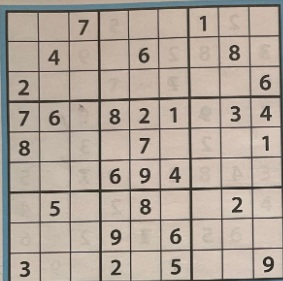
#> input picture DeepLearning/CNN/sudoku.jpg, 283 x 281 px
$ jupyter execute --allow-errors sudoku.ipynb
#> lines starting #> are read from the running program, lines starting #| are printed output that depends on the picture; after the words box and inside, x2 and y2 are one past the last pixel; in counts of white or black regions, pixels touching at a corner belong together
[cell 1]
import cv2
import numpy as np
import matplotlib.pyplot as plt

# [5 lines left out: function mostrar, not called in this run]

# 1. Cargar imagen
img = cv2.imread('sudoku.jpg')
#> img is the input picture: shape (281, 283, 3); mean B, G, R 154.2, 165.4, 177.4
img_original = img.copy()
gray = cv2.cvtColor(img, cv2.COLOR_BGR2GRAY)

# 2. Preprocesar: desenfoque + umbral adaptativo
blur = cv2.GaussianBlur(gray, (7, 7), 3)
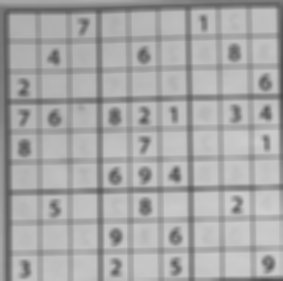
#> blur: shape (281, 283); min 77, max 207, mean 167.8
thresh = cv2.adaptiveThreshold(blur, 255,
                                cv2.ADAPTIVE_THRESH_GAUSSIAN_C,
                                cv2.THRESH_BINARY_INV, 11, 2)
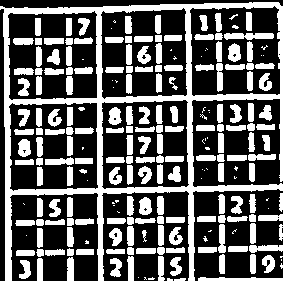
#> thresh: shape (281, 283); 36.6% white; 226 white regions (51 under 20 px)

# 3. Encontrar contornos
contornos, _ = cv2.findContours(thresh, cv2.RETR_EXTERNAL, cv2.CHAIN_APPROX_SIMPLE)
#> contornos = 112 contours, 35 with area under 20; largest, box (x1, y1, x2, y2) and area: (0, 2, 283, 281) 45639, (198, 277, 283, 281) 185, (139, 197, 152, 215) 164, (249, 245, 283, 253) 159, (169, 227, 183, 245) 145

# 4. Filtrar el contorno más grande (debería ser el tablero)
contorno_tablero = max(contornos, key=cv2.contourArea)
#> contorno_tablero = contour of 304 points, box (x1, y1, x2, y2) (0, 2, 283, 281), area 45639

# 5. Aproximar el contorno a un polígono (idealmente un cuadrado)
peri = cv2.arcLength(contorno_tablero, True)
#> peri = 1871.6
approx = cv2.approxPolyDP(contorno_tablero, 0.02 * peri, True)
#> approx = contour of 15 points, box (x1, y1, x2, y2) (0, 2, 283, 281), area 45408

if len(approx) == 4:
    pts = approx.reshape(4, 2)

    # Ordenar puntos: superior izq, superior der, inf der, inf izq
    # [10 lines left out: function ordenar_puntos, not called in this run]

    pts_ordenados = ordenar_puntos(pts)

    # 6. Transformación de perspectiva
    lado = 450
    destino = np.array([[0, 0], [lado-1, 0], [lado-1, lado-1], [0, lado-1]], dtype="float32")
    M = cv2.getPerspectiveTransform(pts_ordenados, destino)
    warp = cv2.warpPerspective(img_original, M, (lado, lado))

    mostrar(warp, titulo='Tablero de Sudoku enderezado')
else:
    print("No se detectó un tablero cuadrado.")

Hay algunos problemas con la imagen, posibles soluciones serían:

    Conversión a escala de grises

    Ecualización del histograma

    Binarización más robusta (con cv2.THRESH_OTSU)

    Filtrado más riguroso de contornos

[cell 2]
import cv2
import numpy as np
import matplotlib.pyplot as plt

# Ruta a tu imagen
image_path = "sudoku.jpg"
img = cv2.imread(image_path)
img_original = img.copy()

# Escala de grises y ecualización
gray = cv2.cvtColor(img, cv2.COLOR_BGR2GRAY)
gray_eq = cv2.equalizeHist(gray)
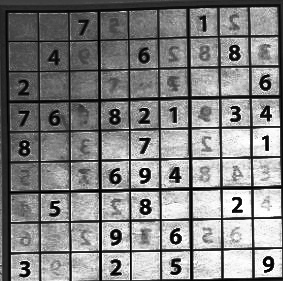
#> gray_eq: shape (281, 283); min 0, max 255, mean 130
blur = cv2.GaussianBlur(gray_eq, (7, 7), 0)
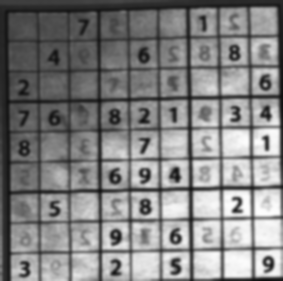
#> blur: shape (281, 283); min 14, max 254, mean 130.1

# Binarización adaptativa con Otsu
_, thresh = cv2.threshold(blur, 0, 255, cv2.THRESH_BINARY_INV + cv2.THRESH_OTSU)
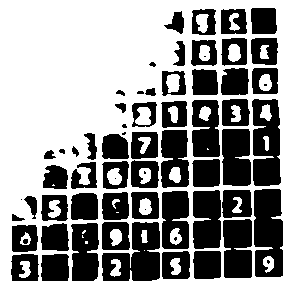
#> thresh: shape (281, 283); 55.2% white; 66 black regions (11 under 20 px)

# Buscar contornos
contours, _ = cv2.findContours(thresh, cv2.RETR_EXTERNAL, cv2.CHAIN_APPROX_SIMPLE)
#> contours = 11 contours, 6 with area under 20; largest, box (x1, y1, x2, y2) and area: (0, 0, 283, 281) 71076, (263, 256, 274, 273) 112, (110, 259, 121, 277) 106, (19, 261, 31, 278) 106, (141, 230, 148, 243) 52

# Detectar el contorno cuadrado más grande
max_contour = None
max_area = 0
for cnt in contours:
    peri = cv2.arcLength(cnt, True)
    approx = cv2.approxPolyDP(cnt, 0.02 * peri, True)
    if len(approx) == 4 and cv2.contourArea(cnt) > max_area:
        max_area = cv2.contourArea(cnt)
        max_contour = approx
#> this loop made 11 passes
#> peri on passes 1, 2, 3, 4, 6, 9, 10, 11: 24.24, 58.63, 58.04, 48.04, 8.83, 33.66, 9.66, 1754.1
#> after the loop, max_area = 4

# Si se detecta correctamente el contorno
if max_contour is not None:
    pts = max_contour.reshape(4, 2)
#> pts = [[85, 241], [85, 243], [87, 243], [87, 241]]

    def ordenar_puntos(pts):
        suma = pts.sum(axis=1)
#> suma = [326, 328, 330, 328]
        resta = np.diff(pts, axis=1)
#> resta = [156, 158, 156, 154]
        ordenados = np.zeros((4, 2), dtype="float32")
        ordenados[0] = pts[np.argmin(suma)]
        ordenados[2] = pts[np.argmax(suma)]
        ordenados[1] = pts[np.argmin(resta)]
        ordenados[3] = pts[np.argmax(resta)]
        return ordenados

    pts_ordenados = ordenar_puntos(pts)
#> pts_ordenados = [[85, 241], [87, 241], [87, 243], [85, 243]]
    destino = np.array([[0, 0], [449, 0], [449, 449], [0, 449]], dtype="float32")
    M = cv2.getPerspectiveTransform(pts_ordenados, destino)
#> M = [[224.5, 1.71e-14, -19082.5], [8.36e-13, 224.5, -54104.5], [1.27e-16, 6.33e-17, 1]]
    warp = cv2.warpPerspective(img_original, M, (450, 450))


    # Mostrar el original

    plt.imshow(img)
    plt.title("Imagen original")
    plt.axis("off")
    plt.show()


    # Mostrar el resultado
    plt.imshow(cv2.cvtColor(warp, cv2.COLOR_BGR2RGB))

    plt.title("Tablero de Sudoku detectado y corregido")
    plt.axis("off")
    plt.show()
else:
    print("No se detectó un tablero cuadrado.")

Ahora necesitamos evaluar cada celda. Para ello tendremos que separarlas antes de detectar el valor en el interior

[cell 3]
import os
import cv2

# Crear carpeta para guardar las celdas
os.makedirs("celdas_sudoku", exist_ok=True)

# Dimensiones del tablero aplanado
alto_total, ancho_total = warp.shape[:2]
tam_celda_x = ancho_total // 9
tam_celda_y = alto_total // 9

# Cortar y guardar las 81 celdas
celdas = []
for fila in range(9):
    for col in range(9):
        x1 = col * tam_celda_x
        y1 = fila * tam_celda_y
        x2 = (col + 1) * tam_celda_x
        y2 = (fila + 1) * tam_celda_y
        celda = warp[y1:y2, x1:x2]

        # Convertir a escala de grises y ajustar tamaño (por ejemplo, 28x28)
        celda_gray = cv2.cvtColor(celda, cv2.COLOR_BGR2GRAY)
        celda_resized = cv2.resize(celda_gray, (28, 28), interpolation=cv2.INTER_AREA)

        # Guardar la celda
        nombre = f"celdas_sudoku/celda_{fila}_{col}.png"
        cv2.imwrite(nombre, celda_resized)

        celdas.append(celda_resized)
#> celda_gray: shape (50, 50); every value is 184
#> after the loop, celdas = 81 items

print(f"Guardadas {len(celdas)} celdas en la carpeta 'celdas_sudoku'")
#| Guardadas 81 celdas en la carpeta 'celdas_sudoku'

[cell 4]
# Parámetro: cuánto recortar del borde (5% por cada lado)
recorte_ratio = 0.05

# Cortar y guardar las celdas centradas
os.makedirs("celdas_recortadas", exist_ok=True)
celdas = []

for fila in range(9):
    for col in range(9):
        x1 = col * tam_celda_x
        y1 = fila * tam_celda_y
        x2 = (col + 1) * tam_celda_x
        y2 = (fila + 1) * tam_celda_y

        # Recorte interno para evitar bordes negros
        dx = int(tam_celda_x * recorte_ratio)
        dy = int(tam_celda_y * recorte_ratio)
        celda = warp[y1 + dy:y2 - dy, x1 + dx:x2 - dx]

        # Convertir a grises y escalar a 28x28
        celda_gray = cv2.cvtColor(celda, cv2.COLOR_BGR2GRAY)
        celda_resized = cv2.resize(celda_gray, (28, 28), interpolation=cv2.INTER_AREA)

        nombre = f"celdas_recortadas/celda_{fila}_{col}.png"
        cv2.imwrite(nombre, celda_resized)
        celdas.append(celda_resized)
#> celda: shape (46, 46, 3)
#> celda_gray: shape (46, 46); every value is 184

Seguimos teniendo problemas con el recorte de las celdas. Ahora tenemos dos opciones. O conseguir que la imagen esté más limpia, o binarizar. Imaginemos que no podemos tener acceso a la imagen original.

[cell 5]
import cv2
import numpy as np
import os
from matplotlib import pyplot as plt

# 🧱 Función que limpia y centra el dígito en la celda
def procesar_celda(celda_bgr):
    gray = cv2.cvtColor(celda_bgr, cv2.COLOR_BGR2GRAY)
    _, binarizada = cv2.threshold(gray, 0, 255, cv2.THRESH_BINARY_INV + cv2.THRESH_OTSU)

    contornos, _ = cv2.findContours(binarizada, cv2.RETR_EXTERNAL, cv2.CHAIN_APPROX_SIMPLE)

    if contornos:
        contorno = max(contornos, key=cv2.contourArea)
        x, y, w, h = cv2.boundingRect(contorno)

        recorte = binarizada[y:y+h, x:x+w]
        lado_max = max(w, h)
        lienzo = np.zeros((lado_max, lado_max), dtype=np.uint8)
        x_offset = (lado_max - w) // 2
        y_offset = (lado_max - h) // 2
        lienzo[y_offset:y_offset+h, x_offset:x_offset+w] = recorte

        final = cv2.resize(lienzo, (28, 28), interpolation=cv2.INTER_NEAREST)
    else:
        final = np.zeros((28, 28), dtype=np.uint8)

    return final

# ⚙️ Cortar celdas desde el tablero "warp"
def extraer_celdas(warp):
    alto_total, ancho_total = warp.shape[:2]
    tam_celda_x = ancho_total // 9
    tam_celda_y = alto_total // 9

    os.makedirs("celdas_procesadas", exist_ok=True)
    celdas = []

    for fila in range(9):
        for col in range(9):
            x1 = col * tam_celda_x
            y1 = fila * tam_celda_y
            x2 = (col + 1) * tam_celda_x
            y2 = (fila + 1) * tam_celda_y

            celda = warp[y1:y2, x1:x2]
            celda_limpia = procesar_celda(celda)

            nombre = f"celdas_procesadas/celda_{fila}_{col}.png"
            cv2.imwrite(nombre, celda_limpia)
            celdas.append(celda_limpia)
#> this loop made 9 passes
#> pass 1, in procesar_celda, `final = cv2.resize(lienzo, (28, 28), interpolation=cv2.INTER_NEAREST)`:
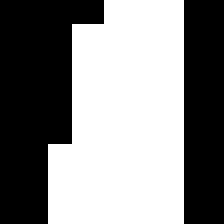
#> final: shape (28, 28) (shown 8 times larger); 52.3% white; 2 black regions, box (x1, y1, x2, y2) and area: (0, 0, 13, 28) 234, (23, 0, 28, 28) 140
#> after the loop, celdas = 81 items

    return celdas

# 🔄 Ejecutar el procesamiento
celdas_procesadas = extraer_celdas(warp)
#> celdas_procesadas = 81 items

# 🖼️ Mostrar algunas celdas
plt.figure(figsize=(6, 6))
for i in range(9):
    plt.subplot(3, 3, i + 1)
    plt.imshow(celdas_procesadas[i], cmap='gray')
    plt.axis('off')
    plt.title(f'Celda {i}')
plt.tight_layout()
plt.show()
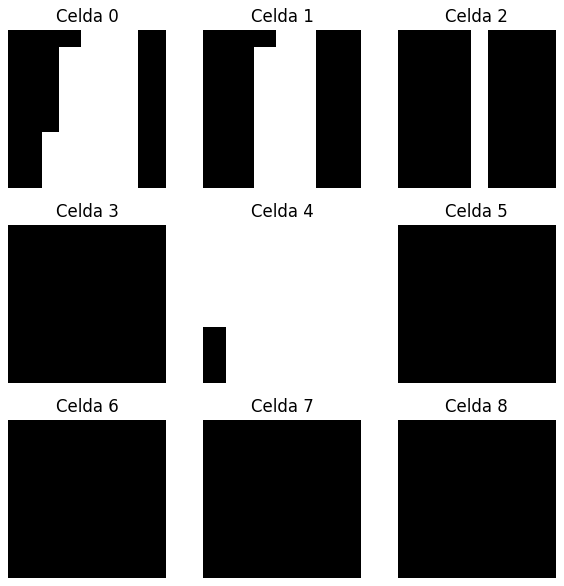
#> figure drawn by matplotlib, 9 panels

Sigue sin ser optimo, así que vamos a combinar:

    Detección de dígito con análisis de área blanca (cuánto ocupa el número)

    Si detectamos que la celda tiene un número, hacemos recorte automático sobre su zona

    Si no, la tratamos como celda vacía (todo negro)

[cell 6]
def procesar_celda_mejorada(celda_bgr, umbral_min_area=50):
    gray = cv2.cvtColor(celda_bgr, cv2.COLOR_BGR2GRAY)
    _, binaria = cv2.threshold(gray, 0, 255, cv2.THRESH_BINARY_INV + cv2.THRESH_OTSU)
    kernel = np.ones((2,2), np.uint8)
    binaria = cv2.erode(binaria, kernel)

    contornos, _ = cv2.findContours(binaria, cv2.RETR_EXTERNAL, cv2.CHAIN_APPROX_SIMPLE)
    if contornos:
        contorno = max(contornos, key=cv2.contourArea)
        area = cv2.contourArea(contorno)
        if area > umbral_min_area:
            x, y, w, h = cv2.boundingRect(contorno)
            recorte = binaria[y:y+h, x:x+w]
            tam_max = max(w, h)
            lienzo = np.zeros((tam_max, tam_max), dtype=np.uint8)
            x_offset = (tam_max - w) // 2
            y_offset = (tam_max - h) // 2
            lienzo[y_offset:y_offset+h, x_offset:x_offset+w] = recorte
            return cv2.resize(lienzo, (28, 28), interpolation=cv2.INTER_NEAREST)
    return np.zeros((28, 28), dtype=np.uint8)

[cell 7]
os.makedirs("celdas_procesadas", exist_ok=True)
celdas_procesadas = []

alto_total, ancho_total = warp.shape[:2]
tam_celda_x = ancho_total // 9
tam_celda_y = alto_total // 9

for fila in range(9):
    for col in range(9):
        x1 = col * tam_celda_x
        y1 = fila * tam_celda_y
        x2 = (col + 1) * tam_celda_x
        y2 = (fila + 1) * tam_celda_y
        celda = warp[y1:y2, x1:x2]
        celda_limpia = procesar_celda_mejorada(celda)
        cv2.imwrite(f"celdas_procesadas/celda_{fila}_{col}.png", celda_limpia)
        celdas_procesadas.append(celda_limpia)
#> this loop made 9 passes
#> pass 1, in procesar_celda_mejorada, `recorte = binaria[y:y+h, x:x+w]`:
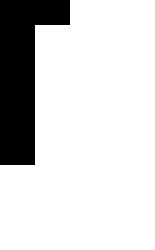
#> recorte: shape (50, 31) (shown 5 times larger); 82.8% white; 1 black region, box (x1, y1, x2, y2) and area: (0, 0, 14, 33) 266

[cell 8]
plt.figure(figsize=(6, 6))
for i in range(9):
    plt.subplot(3, 3, i + 1)
    plt.imshow(celdas_procesadas[i], cmap='gray')
    plt.title(f"Celda {i}")
    plt.axis('off')
plt.tight_layout()
plt.show()

Sigue sin ser optimo, probemos entonces mejorando contraste

[cell 9]
def mejorar_contraste_con_clahe(imagen_bgr):
    gris = cv2.cvtColor(imagen_bgr, cv2.COLOR_BGR2GRAY)
    clahe = cv2.createCLAHE(clipLimit=2.0, tileGridSize=(8, 8))
    mejorada = clahe.apply(gris)
    return mejorada

[cell 10]
def extraer_digito_con_contraste(celda_bgr, area_minima=50):
    gris_clahe = mejorar_contraste_con_clahe(celda_bgr)
    borrosa = cv2.GaussianBlur(gris_clahe, (3, 3), 0)
    _, binaria = cv2.threshold(borrosa, 0, 255, cv2.THRESH_BINARY_INV + cv2.THRESH_OTSU)

    # Erosión ligera para eliminar bordes del marco
    binaria = cv2.erode(binaria, np.ones((2, 2), np.uint8), iterations=1)

    contornos, _ = cv2.findContours(binaria, cv2.RETR_EXTERNAL, cv2.CHAIN_APPROX_SIMPLE)
    if contornos:
        contorno = max(contornos, key=cv2.contourArea)
        area = cv2.contourArea(contorno)
        if area > area_minima:
            x, y, w, h = cv2.boundingRect(contorno)
            recorte = binaria[y:y+h, x:x+w]
            tam_max = max(w, h)
            lienzo = np.zeros((tam_max, tam_max), dtype=np.uint8)
            x_offset = (tam_max - w) // 2
            y_offset = (tam_max - h) // 2
            lienzo[y_offset:y_offset+h, x_offset:x_offset+w] = recorte
            return cv2.resize(lienzo, (28, 28), interpolation=cv2.INTER_NEAREST)
    return np.zeros((28, 28), dtype=np.uint8)

[cell 11]
celdas_mejoradas = []
os.makedirs("celdas_contrastadas", exist_ok=True)

for fila in range(9):
    for col in range(9):
        x1 = col * tam_celda_x
        y1 = fila * tam_celda_y
        x2 = (col + 1) * tam_celda_x
        y2 = (fila + 1) * tam_celda_y
        celda = warp[y1:y2, x1:x2]
        limpia = extraer_digito_con_contraste(celda)
        celdas_mejoradas.append(limpia)
        cv2.imwrite(f"celdas_contrastadas/celda_{fila}_{col}.png", limpia)
#> this loop made 9 passes
#> pass 1, in extraer_digito_con_contraste, `binaria = cv2.erode(binaria, np.ones((2, 2), np.uint8), iterations=1)`:
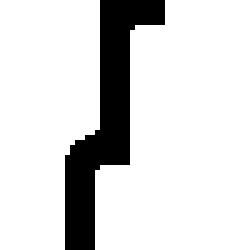
#> binaria: shape (50, 50) (shown 5 times larger); 85.1% white; 1 black region, box (x1, y1, x2, y2) and area: (13, 0, 33, 50) 372

Tampoco es optimo, así que vamos con una imagen más limpia, he corregido la inclinación, brillo y contraste

[cell 12]
import cv2
import numpy as np
import matplotlib.pyplot as plt

image_path = "sudoku2.jpg"
img = cv2.imread(image_path)
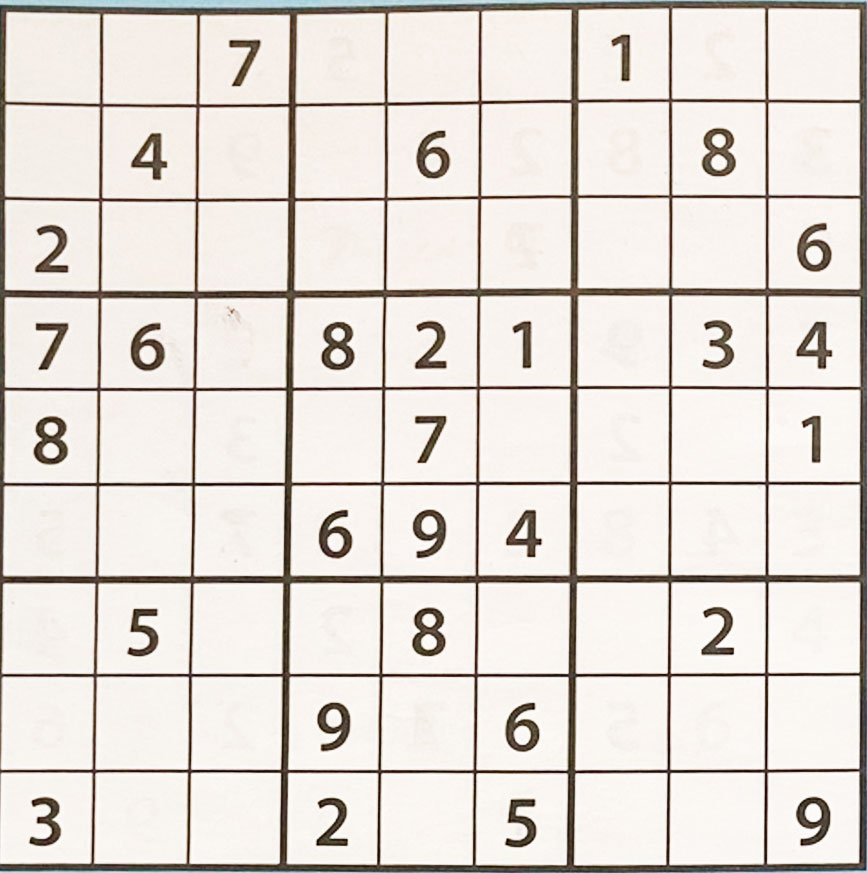
#> input picture DeepLearning/CNN/sudoku2.jpg, 867 x 873 px
#> img is the input picture: shape (873, 867, 3); mean B, G, R 213.6, 219.4, 225.3
img_original = img.copy()

gray = cv2.cvtColor(img, cv2.COLOR_BGR2GRAY)
#> gray: shape (873, 867)
#> (the rest of the program and of its run is left out)
